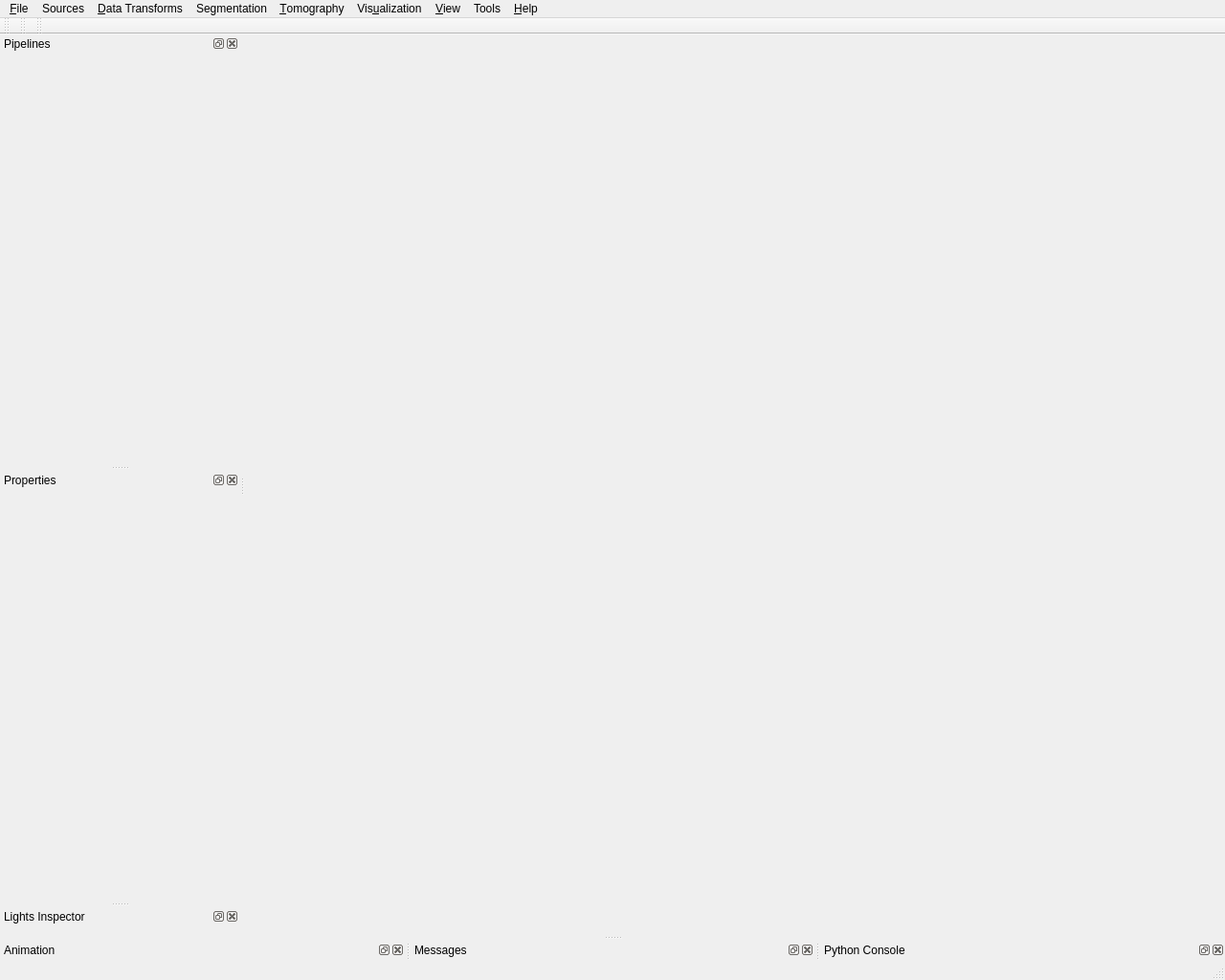
<?xml version="1.0" encoding="UTF-8"?>
<ui version="4.0">
 <class>MainWindow</class>
 <widget class="QMainWindow" name="MainWindow">
  <property name="geometry">
   <rect>
    <x>0</x>
    <y>0</y>
    <width>1280</width>
    <height>1024</height>
   </rect>
  </property>
  <property name="windowTitle">
   <string>MainWindow</string>
  </property>
  <widget class="tomviz::CentralWidget" name="centralWidget">
   <property name="sizePolicy">
    <sizepolicy hsizetype="Expanding" vsizetype="Expanding">
     <horstretch>0</horstretch>
     <verstretch>0</verstretch>
    </sizepolicy>
   </property>
  </widget>
  <widget class="QMenuBar" name="menubar">
   <property name="geometry">
    <rect>
     <x>0</x>
     <y>0</y>
     <width>1280</width>
     <height>26</height>
    </rect>
   </property>
   <widget class="QMenu" name="menu_File">
    <property name="title">
     <string>&amp;File</string>
    </property>
    <widget class="QMenu" name="menuRecentlyOpened">
     <property name="title">
      <string>R&amp;ecently Opened</string>
     </property>
    </widget>
    <widget class="QMenu" name="menuOpen">
     <property name="title">
      <string>&amp;Open</string>
     </property>
     <addaction name="actionOpen"/>
     <addaction name="actionStack"/>
     <addaction name="actionOpenTimeSeries"/>
    </widget>
    <addaction name="menuOpen"/>
    <addaction name="menuRecentlyOpened"/>
    <addaction name="separator"/>
    <addaction name="actionSaveData"/>
    <addaction name="separator"/>
    <addaction name="actionImportFromDataBroker"/>
    <addaction name="actionExportToDataBroker"/>
    <addaction name="separator"/>
    <addaction name="actionSaveScreenshot"/>
    <addaction name="actionSaveMovie"/>
    <addaction name="actionSaveWeb"/>
    <addaction name="separator"/>
    <addaction name="actionLoadState"/>
    <addaction name="actionSaveStateAs"/>
    <addaction name="actionSaveState"/>
    <addaction name="separator"/>
    <addaction name="actionLoadTemplate"/>
    <addaction name="actionSaveTemplateAs"/>
    <addaction name="separator"/>
    <addaction name="actionReset"/>
    <addaction name="actionExit"/>
   </widget>
   <widget class="QMenu" name="menuModules">
    <property name="title">
     <string>Vis&amp;ualization</string>
    </property>
   </widget>
   <widget class="QMenu" name="menuTools">
    <property name="title">
     <string>Tools</string>
    </property>
    <property name="toolTipsVisible">
     <bool>true</bool>
    </property>
    <addaction name="actionAcquisition"/>
    <addaction name="actionAnimationHelper"/>
    <addaction name="actionPassiveAcquisition"/>
   </widget>
   <widget class="QMenu" name="menuData">
    <property name="title">
     <string>&amp;Data Transforms</string>
    </property>
   </widget>
   <widget class="QMenu" name="menuView">
    <property name="title">
     <string>&amp;View</string>
    </property>
   </widget>
   <widget class="QMenu" name="menuHelp">
    <property name="title">
     <string>&amp;Help</string>
    </property>
    <addaction name="actionAbout"/>
    <addaction name="actionReadTheDocs"/>
   </widget>
   <widget class="QMenu" name="menuTomography">
    <property name="title">
     <string>&amp;Tomography</string>
    </property>
   </widget>
   <widget class="QMenu" name="menuSegmentation">
    <property name="title">
     <string>Segmentation</string>
    </property>
   </widget>
   <widget class="QMenu" name="menuSources">
    <property name="title">
     <string>Sources</string>
    </property>
    <addaction name="actionPyXRFSource"/>
    <addaction name="actionPtychoSource"/>
   </widget>
   <addaction name="menu_File"/>
   <addaction name="menuSources"/>
   <addaction name="menuData"/>
   <addaction name="menuSegmentation"/>
   <addaction name="menuTomography"/>
   <addaction name="menuModules"/>
   <addaction name="menuView"/>
   <addaction name="menuTools"/>
   <addaction name="menuHelp"/>
  </widget>
  <widget class="QStatusBar" name="statusbar"/>
  <widget class="QDockWidget" name="dockWidget">
   <property name="minimumSize">
    <size>
     <width>250</width>
     <height>300</height>
    </size>
   </property>
   <property name="windowTitle">
    <string>Pipelines</string>
   </property>
   <attribute name="dockWidgetArea">
    <number>1</number>
   </attribute>
   <widget class="QWidget" name="pipelineBrowserWidget">
    <layout class="QVBoxLayout" name="verticalLayout" stretch="0">
     <property name="leftMargin">
      <number>0</number>
     </property>
     <property name="topMargin">
      <number>0</number>
     </property>
     <property name="rightMargin">
      <number>0</number>
     </property>
     <property name="bottomMargin">
      <number>0</number>
     </property>
     <item>
      <widget class="QWidget" name="pipelineWidgetContainer">
       <layout class="QVBoxLayout" name="pipelineContainerLayout">
        <property name="leftMargin">
         <number>0</number>
        </property>
        <property name="topMargin">
         <number>0</number>
        </property>
        <property name="rightMargin">
         <number>0</number>
        </property>
        <property name="bottomMargin">
         <number>0</number>
        </property>
       </layout>
      </widget>
     </item>
    </layout>
   </widget>
  </widget>
  <widget class="QToolBar" name="modulesToolbar">
   <property name="windowTitle">
    <string>Visualization Modules Toolbar</string>
   </property>
   <attribute name="toolBarArea">
    <enum>TopToolBarArea</enum>
   </attribute>
   <attribute name="toolBarBreak">
    <bool>false</bool>
   </attribute>
  </widget>
  <widget class="QToolBar" name="utilitiesToolbar">
   <property name="windowTitle">
    <string>Utilities Toolbar</string>
   </property>
   <attribute name="toolBarArea">
    <enum>TopToolBarArea</enum>
   </attribute>
   <attribute name="toolBarBreak">
    <bool>false</bool>
   </attribute>
  </widget>
  <widget class="QDockWidget" name="dockWidgetAnimation">
   <property name="allowedAreas">
    <set>Qt::BottomDockWidgetArea|Qt::TopDockWidgetArea</set>
   </property>
   <property name="windowTitle">
    <string>Animation</string>
   </property>
   <attribute name="dockWidgetArea">
    <number>8</number>
   </attribute>
   <widget class="pqTimeManagerWidget" name="animationWidget"/>
  </widget>
  <widget class="pqVCRToolbar" name="vcrToolbar">
   <property name="windowTitle">
    <string>VCR Toolbar</string>
   </property>
   <attribute name="toolBarArea">
    <enum>TopToolBarArea</enum>
   </attribute>
   <attribute name="toolBarBreak">
    <bool>false</bool>
   </attribute>
  </widget>
  <widget class="QDockWidget" name="dockWidget_5">
   <property name="sizePolicy">
    <sizepolicy hsizetype="Preferred" vsizetype="Preferred">
     <horstretch>0</horstretch>
     <verstretch>0</verstretch>
    </sizepolicy>
   </property>
   <property name="minimumSize">
    <size>
     <width>250</width>
     <height>300</height>
    </size>
   </property>
   <property name="windowTitle">
    <string>Properties</string>
   </property>
   <attribute name="dockWidgetArea">
    <number>1</number>
   </attribute>
   <widget class="QWidget" name="dockWidgetContents">
    <layout class="QVBoxLayout" name="verticalLayout_2">
     <property name="leftMargin">
      <number>0</number>
     </property>
     <property name="topMargin">
      <number>0</number>
     </property>
     <property name="rightMargin">
      <number>0</number>
     </property>
     <property name="bottomMargin">
      <number>0</number>
     </property>
     <item>
      <layout class="QVBoxLayout" name="verticalLayout_3">
       <item>
        <widget class="QStackedWidget" name="propertiesPanelStackedWidget">
         <property name="currentIndex">
          <number>0</number>
         </property>
         <widget class="QWidget" name="empty"/>
         <widget class="QScrollArea" name="moleculePropertiesScrollArea">
          <property name="frameShape">
           <enum>QFrame::NoFrame</enum>
          </property>
          <property name="horizontalScrollBarPolicy">
           <enum>Qt::ScrollBarAlwaysOff</enum>
          </property>
          <property name="widgetResizable">
           <bool>true</bool>
          </property>
          <widget class="tomviz::MoleculePropertiesPanel" name="moleculePropertiesPanel">
           <property name="geometry">
            <rect>
             <x>0</x>
             <y>0</y>
             <width>100</width>
             <height>30</height>
            </rect>
           </property>
          </widget>
         </widget>
        </widget>
       </item>
      </layout>
     </item>
    </layout>
   </widget>
  </widget>
  <widget class="QDockWidget" name="dockWidgetMessages">
   <property name="windowTitle">
    <string>Messages</string>
   </property>
   <attribute name="dockWidgetArea">
    <number>8</number>
   </attribute>
   <widget class="pqOutputWidget" name="outputWidget"/>
  </widget>
  <widget class="QDockWidget" name="dockWidgetPythonConsole">
   <property name="windowTitle">
    <string>Python Console</string>
   </property>
   <attribute name="dockWidgetArea">
    <number>8</number>
   </attribute>
   <widget class="pqPythonShell" name="pythonConsole"/>
  </widget>
  <widget class="QDockWidget" name="dockWidgetLightsInspector">
   <property name="windowTitle">
    <string>Lights Inspector</string>
   </property>
   <attribute name="dockWidgetArea">
    <number>1</number>
   </attribute>
   <widget class="pqLightsInspector" name="lightsInspector"/>
  </widget>
  <action name="actionExit">
   <property name="text">
    <string>E&amp;xit</string>
   </property>
   <property name="shortcut">
    <string>Ctrl+Q</string>
   </property>
  </action>
  <action name="actionPassiveAcquisition">
   <property name="text">
    <string>&amp;Passive Acquisition</string>
   </property>
   <property name="toolTip">
    <string>Passive Acquisition</string>
   </property>
  </action>
  <action name="actionSaveData">
   <property name="text">
    <string>&amp;Save Data</string>
   </property>
   <property name="shortcut">
    <string>Ctrl+S</string>
   </property>
  </action>
  <action name="actionImportFromDataBroker">
   <property name="enabled">
    <bool>false</bool>
   </property>
   <property name="text">
    <string>&amp;Import from DataBroker</string>
   </property>
  </action>
  <action name="actionExportToDataBroker">
   <property name="enabled">
    <bool>false</bool>
   </property>
   <property name="text">
    <string>&amp;Export to DataBroker</string>
   </property>
  </action>
  <action name="actionSaveScreenshot">
   <property name="text">
    <string>Export Screenshot...</string>
   </property>
  </action>
  <action name="actionSaveMovie">
   <property name="text">
    <string>Export Movie...</string>
   </property>
  </action>
  <action name="actionSaveStateAs">
   <property name="text">
    <string>Save State As</string>
   </property>
  </action>
  <action name="actionLoadState">
   <property name="text">
    <string>&amp;Load State</string>
   </property>
  </action>
  <action name="actionReset">
   <property name="text">
    <string>&amp;Reset</string>
   </property>
   <property name="toolTip">
    <string>Reset application</string>
   </property>
  </action>
  <action name="actionAbout">
   <property name="text">
    <string>&amp;About</string>
   </property>
  </action>
  <action name="actionSaveWeb">
   <property name="text">
    <string>Export to Web...</string>
   </property>
   <property name="toolTip">
    <string>Export data to Web</string>
   </property>
  </action>
  <action name="actionAcquisition">
   <property name="text">
    <string>Acquisition</string>
   </property>
   <property name="toolTip">
    <string>Acquisition</string>
   </property>
  </action>
  <action name="actionReadTheDocs">
   <property name="text">
    <string>Documentation</string>
   </property>
  </action>
  <action name="actionSaveState">
   <property name="enabled">
    <bool>false</bool>
   </property>
   <property name="text">
    <string>Save State</string>
   </property>
  </action>
  <action name="actionLoadTemplate">
   <property name="text">
    <string>Load Template</string>
   </property>
  </action>
  <action name="actionSaveTemplateAs">
   <property name="text">
    <string>Save Template As</string>
   </property>
  </action>
  <action name="actionOpen">
   <property name="text">
    <string>&amp;Data</string>
   </property>
  </action>
  <action name="actionStack">
   <property name="text">
    <string>&amp;Stack</string>
   </property>
  </action>
  <action name="actionOpenTimeSeries">
   <property name="text">
    <string>&amp;Time Series</string>
   </property>
  </action>
  <action name="actionAnimationHelper">
   <property name="text">
    <string>Animation Helper</string>
   </property>
  </action>
  <action name="actionPyXRFSource">
   <property name="text">
    <string>PyXRF</string>
   </property>
   <property name="toolTip">
    <string>PyXRF Source</string>
   </property>
  </action>
  <action name="actionPtychoSource">
   <property name="text">
    <string>Ptycho</string>
   </property>
  </action>
 </widget>
 <customwidgets>
  <customwidget>
   <class>tomviz::CentralWidget</class>
   <extends>QWidget</extends>
   <header>CentralWidget.h</header>
   <container>1</container>
  </customwidget>
  <customwidget>
   <class>pqTimeManagerWidget</class>
   <extends>QWidget</extends>
   <header>pqTimeManagerWidget.h</header>
   <container>1</container>
  </customwidget>
  <customwidget>
   <class>pqVCRToolbar</class>
   <extends>QToolBar</extends>
   <header>pqVCRToolbar.h</header>
  </customwidget>
  <customwidget>
   <class>tomviz::MoleculePropertiesPanel</class>
   <extends>QWidget</extends>
   <header>MoleculePropertiesPanel.h</header>
   <container>1</container>
  </customwidget>
  <customwidget>
   <class>pqOutputWidget</class>
   <extends>QWidget</extends>
   <header>pqOutputWidget.h</header>
   <container>1</container>
  </customwidget>
  <customwidget>
   <class>pqPythonShell</class>
   <extends>QWidget</extends>
   <header>pqPythonShell.h</header>
   <container>1</container>
  </customwidget>
  <customwidget>
   <class>pqLightsInspector</class>
   <extends>QWidget</extends>
   <header>pqLightsInspector.h</header>
   <container>1</container>
  </customwidget>
 </customwidgets>
 <resources>
  <include location="../ParaView3/ParaView/Qt/Components/Resources/pqComponents.qrc"/>
  <include location="../ParaView3/ParaView/Qt/Core/Resources/pqCore.qrc"/>
  <include location="../ParaView3/ParaView/Qt/Widgets/Resources/QtWidgets.qrc"/>
 </resources>
 <connections/>
</ui>
